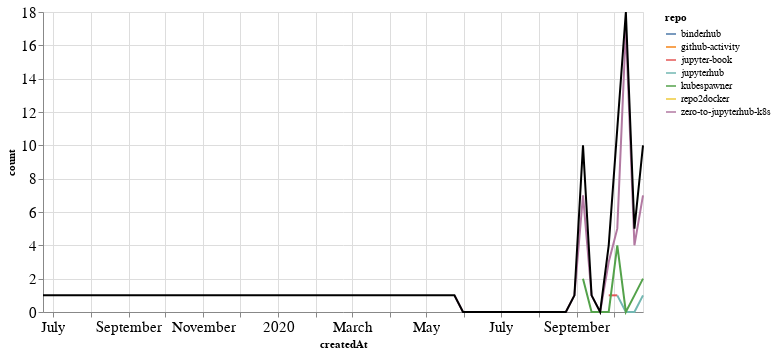

Notebook code cell kept with this figure:
### Markdown cell above
## PRs

### Code cell
prs_time = prs.groupby('repo').resample('W', on='createdAt').count()['author'].reset_index()
prs_time = prs_time.rename(columns={'author': 'count'})
prs_time_total = prs_time.groupby('createdAt').agg({"count": "sum"}).reset_index()

ch1 = alt.Chart(prs_time, width=600).mark_line().encode(
    x='createdAt',
    y='count',
    color='repo',
    tooltip="repo"
)

ch2 = alt.Chart(prs_time_total, width=600).mark_line(color="black").encode(
    x='createdAt',
    y='count',
)

ch1 + ch2

### Figure 1 — Vega-Lite specification as saved in the notebook (floating-point values rounded to 4 significant figures)
{"config": {"axisLeft": {"labelFontSize": 15}, "axisBottom": {"labelFontSize": 15}}, "layer": [{"data": {"name": "data-5527cf648271e8090aa57eae6c8af724"}, "mark": "line", "encoding": {"color": {"type": "nominal", "field": "repo"}, "tooltip": {"type": "nominal", "field": "repo"}, "x": {"type": "temporal", "field": "createdAt"}, "y": {"type": "quantitative", "field": "count"}}, "width": 600}, {"data": {"name": "data-da9e7d6096c023d4c09f0f0d9546d23c"}, "mark": {"type": "line", "color": "black"}, "encoding": {"x": {"type": "temporal", "field": "createdAt"}, "y": {"type": "quantitative", "field": "count"}}, "width": 600}], "$schema": "https://vega.github.io/schema/vega-lite/v4.8.1.json", "datasets": {"data-5527cf648271e8090aa57eae6c8af724": [{"repo": "binderhub", "createdAt": "2020-09-06T00:00:00", "count": 1}, {"repo": "github-activity", "createdAt": "2020-10-11T00:00:00", "count": 1}, {"repo": "jupyter-book", "createdAt": "2020-09-27T00:00:00", "count": 1}, {"repo": "jupyter-book", "createdAt": "2020-10-04T00:00:00", "count": 1}, {"repo": "jupyterhub", "createdAt": "2020-10-04T00:00:00", "count": 1}, {"repo": "jupyterhub", "createdAt": "2020-10-11T00:00:00", "count": 0}, {"repo": "jupyterhub", "createdAt": "2020-10-18T00:00:00", "count": 0}, {"repo": "jupyterhub", "createdAt": "2020-10-25T00:00:00", "count": 1}, {"repo": "kubespawner", "createdAt": "2020-09-06T00:00:00", "count": 2}, {"repo": "kubespawner", "createdAt": "2020-09-13T00:00:00", "count": 0}, {"repo": "kubespawner", "createdAt": "2020-09-20T00:00:00", "count": 0}, {"repo": "kubespawner", "createdAt": "2020-09-27T00:00:00", "count": 0}, {"repo": "kubespawner", "createdAt": "2020-10-04T00:00:00", "count": 4}, {"repo": "kubespawner", "createdAt": "2020-10-11T00:00:00", "count": 0}, {"repo": "kubespawner", "createdAt": "2020-10-18T00:00:00", "count": 1}, {"repo": "kubespawner", "createdAt": "2020-10-25T00:00:00", "count": 2}, {"repo": "repo2docker", "createdAt": "2019-06-23T00:00:00", "count": 1}, {"repo": "zero-to-jupyterhub-k8s", "createdAt": "2020-05-24T00:00:00", "count": 1}, {"repo": "zero-to-jupyterhub-k8s", "createdAt": "2020-05-31T00:00:00", "count": 0}, {"repo": "zero-to-jupyterhub-k8s", "createdAt": "2020-06-07T00:00:00", "count": 0}, {"repo": "zero-to-jupyterhub-k8s", "createdAt": "2020-06-14T00:00:00", "count": 0}, {"repo": "zero-to-jupyterhub-k8s", "createdAt": "2020-06-21T00:00:00", "count": 0}, {"repo": "zero-to-jupyterhub-k8s", "createdAt": "2020-06-28T00:00:00", "count": 0}, {"repo": "zero-to-jupyterhub-k8s", "createdAt": "2020-07-05T00:00:00", "count": 0}, {"repo": "zero-to-jupyterhub-k8s", "createdAt": "2020-07-12T00:00:00", "count": 0}, {"repo": "zero-to-jupyterhub-k8s", "createdAt": "2020-07-19T00:00:00", "count": 0}, {"repo": "zero-to-jupyterhub-k8s", "createdAt": "2020-07-26T00:00:00", "count": 0}, {"repo": "zero-to-jupyterhub-k8s", "createdAt": "2020-08-02T00:00:00", "count": 0}, {"repo": "zero-to-jupyterhub-k8s", "createdAt": "2020-08-09T00:00:00", "count": 0}, {"repo": "zero-to-jupyterhub-k8s", "createdAt": "2020-08-16T00:00:00", "count": 0}, {"repo": "zero-to-jupyterhub-k8s", "createdAt": "2020-08-23T00:00:00", "count": 0}, {"repo": "zero-to-jupyterhub-k8s", "createdAt": "2020-08-30T00:00:00", "count": 1}, {"repo": "zero-to-jupyterhub-k8s", "createdAt": "2020-09-06T00:00:00", "count": 7}, {"repo": "zero-to-jupyterhub-k8s", "createdAt": "2020-09-13T00:00:00", "count": 1}, {"repo": "zero-to-jupyterhub-k8s", "createdAt": "2020-09-20T00:00:00", "count": 0}, {"repo": "zero-to-jupyterhub-k8s", "createdAt": "2020-09-27T00:00:00", "count": 3}, {"repo": "zero-to-jupyterhub-k8s", "createdAt": "2020-10-04T00:00:00", "count": 5}, {"repo": "zero-to-jupyterhub-k8s", "createdAt": "2020-10-11T00:00:00", "count": 17}, {"repo": "zero-to-jupyterhub-k8s", "createdAt": "2020-10-18T00:00:00", "count": 4}, {"repo": "zero-to-jupyterhub-k8s", "createdAt": "2020-10-25T00:00:00", "count": 7}], "data-da9e7d6096c023d4c09f0f0d9546d23c": [{"createdAt": "2019-06-23T00:00:00", "count": 1}, {"createdAt": "2020-05-24T00:00:00", "count": 1}, {"createdAt": "2020-05-31T00:00:00", "count": 0}, {"createdAt": "2020-06-07T00:00:00", "count": 0}, {"createdAt": "2020-06-14T00:00:00", "count": 0}, {"createdAt": "2020-06-21T00:00:00", "count": 0}, {"createdAt": "2020-06-28T00:00:00", "count": 0}, {"createdAt": "2020-07-05T00:00:00", "count": 0}, {"createdAt": "2020-07-12T00:00:00", "count": 0}, {"createdAt": "2020-07-19T00:00:00", "count": 0}, {"createdAt": "2020-07-26T00:00:00", "count": 0}, {"createdAt": "2020-08-02T00:00:00", "count": 0}, {"createdAt": "2020-08-09T00:00:00", "count": 0}, {"createdAt": "2020-08-16T00:00:00", "count": 0}, {"createdAt": "2020-08-23T00:00:00", "count": 0}, {"createdAt": "2020-08-30T00:00:00", "count": 1}, {"createdAt": "2020-09-06T00:00:00", "count": 10}, {"createdAt": "2020-09-13T00:00:00", "count": 1}, {"createdAt": "2020-09-20T00:00:00", "count": 0}, {"createdAt": "2020-09-27T00:00:00", "count": 4}, {"createdAt": "2020-10-04T00:00:00", "count": 11}, {"createdAt": "2020-10-11T00:00:00", "count": 18}, {"createdAt": "2020-10-18T00:00:00", "count": 5}, {"createdAt": "2020-10-25T00:00:00", "count": 10}]}}
